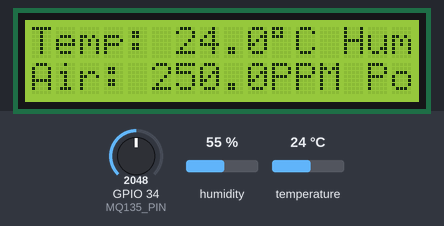
The sketch below on a simulated ESP32. Parts: 16×2 character LCD. The inputs (shaded band) are chosen by the test bench; at power-on: GPIO 34 (MQ135_PIN) = 2048, humidity 55 %, temperature 24 °C. What the sketch prints to the serial monitor is not drawn.

Above: at 3.2 s.
3.3 s: GPIO 34 (MQ135_PIN) set to 1691
At 5.2 s:
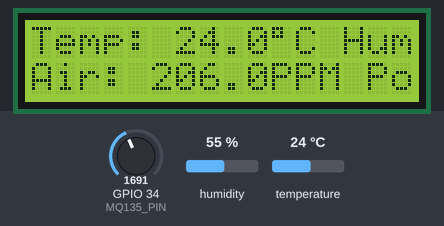
6.0 s: GPIO 34 (MQ135_PIN) set to 1579
At 7.6 s:
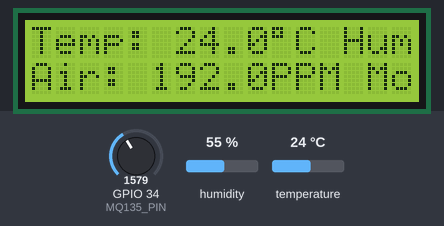
8.7 s: GPIO 34 (MQ135_PIN) set to 872
At 11.1 s:
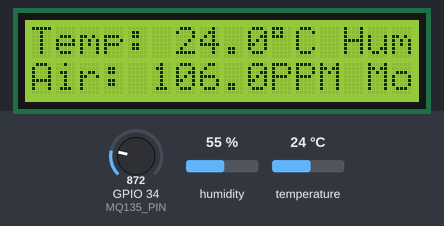
11.8 s: GPIO 34 (MQ135_PIN) set to 755
At 13.3 s:
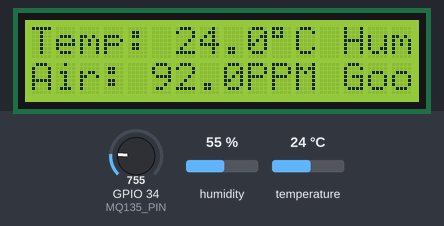
14.5 s: GPIO 34 (MQ135_PIN) set to 89
At 17.7 s:
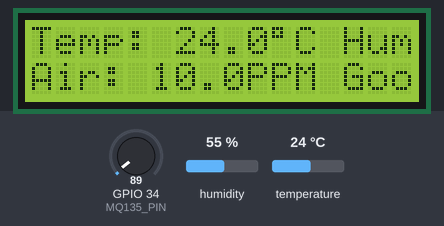
18.0 s: GPIO 34 (MQ135_PIN) set to 77
At 19.9 s:
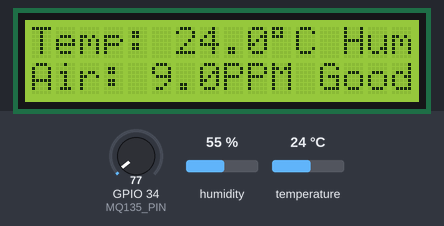
Timing chart, 0 to 21.4 s (numbered marks = the images above; inputs shaded):
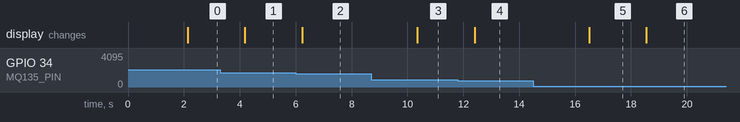

Measured:
- the behaviour switches between 1638 and 1637 on GPIO 34 (MQ135_PIN) (found by bisection; images 1 and 2)
- the behaviour switches between 819 and 818 on GPIO 34 (MQ135_PIN) (found by bisection; images 3 and 4)
- the behaviour switches between 82 and 81 on GPIO 34 (MQ135_PIN) (found by bisection; images 5 and 6)
- after the input at 3.3 s, the display: changes after 0.88 s (image 1)
- after the input at 6.0 s, the display: changes after 0.24 s (image 2)
- after the input at 8.7 s, the display: changes after 1.7 s (image 3)
- after the input at 11.8 s, the display: changes after 0.60 s (image 4)
- after the input at 14.5 s, the display: changes after 2.0 s (image 5)
- after the input at 18.0 s, the display: changes after 0.55 s (image 6)

The sketch:

sketch.ino
```cpp
#include <Wire.h>
#include <LiquidCrystal_I2C.h>
#include "DHTesp.h"

#define DHT_PIN 15        // GPIO15 for DHT11 DATA
#define MQ135_PIN 34      // GPIO34 for Potentiometer OUT
#define I2C_ADDR 0x27     // I2C address for the LCD
#define LCD_COLUMNS 16    // 16 columns for 16x2 LCD
#define LCD_LINES 2       // 2 rows for 16x2 LCD

DHTesp dhtSensor;
LiquidCrystal_I2C lcd(I2C_ADDR, LCD_COLUMNS, LCD_LINES);

void setup() {
  // Initialize Serial Monitor
  Serial.begin(115200);

  // Initialize DHT11 sensor
  dhtSensor.setup(DHT_PIN, DHTesp::DHT11);

  // Initialize LCD
  lcd.init();
  lcd.backlight();
  lcd.setCursor(0, 0);
  lcd.print("Air Quality Mon");
  delay(2000); // Display the initial message for 2 seconds
  lcd.clear();
}

void loop() {
  // Read temperature and humidity from DHT11
  TempAndHumidity data = dhtSensor.getTempAndHumidity();
  float temperature = data.temperature;
  float humidity = data.humidity;

  // Read air quality value from potentiometer
  int airQualityRaw = analogRead(MQ135_PIN);
  float airQualityPPM = map(airQualityRaw, 0, 4095, 0, 500); // Map to 0-500 PPM range

  // Determine air quality status
  String airQualityStatus;
  if (airQualityPPM < 100) {
    airQualityStatus = "Good";
  } else if (airQualityPPM < 200) {
    airQualityStatus = "Moderate";
  } else {
    airQualityStatus = "Poor";
  }

  // Print values to Serial Monitor
  Serial.print("Temperature: ");
  Serial.print(temperature);
  Serial.println(" °C");
  Serial.print("Humidity: ");
  Serial.print(humidity);
  Serial.println(" %");
  Serial.print("Air Quality: ");
  Serial.print(airQualityPPM);
  Serial.println(" PPM");
  Serial.print("Status: ");
  Serial.println(airQualityStatus);
  Serial.println("-----------------------");

  // Display values on LCD
  lcd.setCursor(0, 0);
  lcd.print("Temp: ");
  lcd.print(temperature, 1);
  lcd.print((char)223); // Degree symbol
  lcd.print("C Hum:");
  lcd.print(humidity, 1);
  lcd.print("%");

  lcd.setCursor(0, 1);
  lcd.print("Air: ");
  lcd.print(airQualityPPM, 1);
  lcd.print("PPM ");
  lcd.print(airQualityStatus);

  delay(2000); // Update every 2 seconds
}
```
